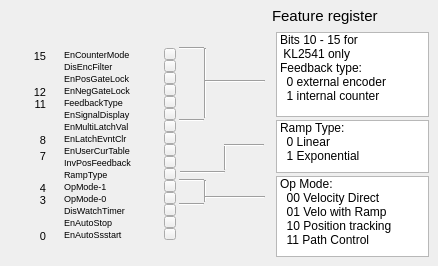
      <widget class="QWidget" name="feature1">
       <attribute name="title">
        <string>Feature 1</string>
       </attribute>
       <widget class="QELabel" name="qelabel_18">
        <property name="geometry">
         <rect>
          <x>12</x>
          <y>8</y>
          <width>73</width>
          <height>16</height>
         </rect>
        </property>
        <property name="font">
         <font>
          <pointsize>11</pointsize>
          <weight>75</weight>
          <bold>true</bold>
         </font>
        </property>
        <property name="variable" stdset="0">
         <string>$(P):LI:$(R):DATA.DESC</string>
        </property>
        <property name="variableSubstitutions" stdset="0">
         <string>P=CHA,R=2531-1-2</string>
        </property>
        <property name="displayAlarmState">
         <bool>false</bool>
        </property>
       </widget>
       <widget class="QEBitStatus" name="qebitstatus_4">
        <property name="geometry">
         <rect>
          <x>48</x>
          <y>48</y>
          <width>12</width>
          <height>192</height>
         </rect>
        </property>
        <property name="numberOfBits">
         <number>16</number>
        </property>
        <property name="Orientation">
         <enum>QBitStatus::LSB_On_Bottom</enum>
        </property>
        <property name="offColour">
         <color>
          <red>157</red>
          <green>171</green>
          <blue>193</blue>
         </color>
        </property>
        <property name="variable" stdset="0">
         <string>$(P):LI:$(R):RWE:FEAT</string>
        </property>
        <property name="variableSubstitutions" stdset="0">
         <string>P=CHA,R=2531-1-2</string>
        </property>
        <property name="displayAlarmState">
         <bool>false</bool>
        </property>
       </widget>
       <widget class="TButton" name="featTB_15">
        <property name="geometry">
         <rect>
          <x>164</x>
          <y>48</y>
          <width>12</width>
          <height>12</height>
         </rect>
        </property>
        <property name="text">
         <string/>
        </property>
        <property name="variable" stdset="0">
         <string>$(P):LO:SC:$(R):RWE:FEAT</string>
        </property>
        <property name="variableSubstitutions" stdset="0">
         <string>P=CHA,R=2531-1-2</string>
        </property>
        <property name="subscribe" stdset="0">
         <bool>true</bool>
        </property>
        <property name="AlarmEnable" stdset="0">
         <bool>false</bool>
        </property>
        <property name="showLabel" stdset="0">
         <bool>false</bool>
        </property>
        <property name="bitNumber" stdset="0">
         <UInt>15</UInt>
        </property>
       </widget>
       <widget class="TButton" name="featTB_14">
        <property name="geometry">
         <rect>
          <x>164</x>
          <y>60</y>
          <width>12</width>
          <height>12</height>
         </rect>
        </property>
        <property name="text">
         <string/>
        </property>
        <property name="variable" stdset="0">
         <string>$(P):LO:SC:$(R):RWE:FEAT</string>
        </property>
        <property name="variableSubstitutions" stdset="0">
         <string>P=CHA,R=2531-1-2</string>
        </property>
        <property name="subscribe" stdset="0">
         <bool>true</bool>
        </property>
        <property name="AlarmEnable" stdset="0">
         <bool>false</bool>
        </property>
        <property name="showLabel" stdset="0">
         <bool>false</bool>
        </property>
        <property name="bitNumber" stdset="0">
         <UInt>14</UInt>
        </property>
       </widget>
       <widget class="TButton" name="featTB_13">
        <property name="geometry">
         <rect>
          <x>164</x>
          <y>72</y>
          <width>12</width>
          <height>12</height>
         </rect>
        </property>
        <property name="text">
         <string/>
        </property>
        <property name="variable" stdset="0">
         <string>$(P):LO:SC:$(R):RWE:FEAT</string>
        </property>
        <property name="variableSubstitutions" stdset="0">
         <string>P=CHA,R=2531-1-2</string>
        </property>
        <property name="subscribe" stdset="0">
         <bool>true</bool>
        </property>
        <property name="AlarmEnable" stdset="0">
         <bool>false</bool>
        </property>
        <property name="showLabel" stdset="0">
         <bool>false</bool>
        </property>
        <property name="bitNumber" stdset="0">
         <UInt>13</UInt>
        </property>
       </widget>
       <widget class="TButton" name="featTB_12">
        <property name="geometry">
         <rect>
          <x>164</x>
          <y>84</y>
          <width>12</width>
          <height>12</height>
         </rect>
        </property>
        <property name="text">
         <string/>
        </property>
        <property name="variable" stdset="0">
         <string>$(P):LO:SC:$(R):RWE:FEAT</string>
        </property>
        <property name="variableSubstitutions" stdset="0">
         <string>P=CHA,R=2531-1-2</string>
        </property>
        <property name="subscribe" stdset="0">
         <bool>true</bool>
        </property>
        <property name="AlarmEnable" stdset="0">
         <bool>false</bool>
        </property>
        <property name="showLabel" stdset="0">
         <bool>false</bool>
        </property>
        <property name="bitNumber" stdset="0">
         <UInt>12</UInt>
        </property>
       </widget>
       <widget class="TButton" name="featTB_11">
        <property name="geometry">
         <rect>
          <x>164</x>
          <y>96</y>
          <width>12</width>
          <height>12</height>
         </rect>
        </property>
        <property name="text">
         <string/>
        </property>
        <property name="variable" stdset="0">
         <string>$(P):LO:SC:$(R):RWE:FEAT</string>
        </property>
        <property name="variableSubstitutions" stdset="0">
         <string>P=CHA,R=2531-1-2</string>
        </property>
        <property name="subscribe" stdset="0">
         <bool>true</bool>
        </property>
        <property name="AlarmEnable" stdset="0">
         <bool>false</bool>
        </property>
        <property name="showLabel" stdset="0">
         <bool>false</bool>
        </property>
        <property name="bitNumber" stdset="0">
         <UInt>11</UInt>
        </property>
       </widget>
       <widget class="TButton" name="featTB_10">
        <property name="geometry">
         <rect>
          <x>164</x>
          <y>108</y>
          <width>12</width>
          <height>12</height>
         </rect>
        </property>
        <property name="text">
         <string/>
        </property>
        <property name="variable" stdset="0">
         <string>$(P):LO:SC:$(R):RWE:FEAT</string>
        </property>
        <property name="variableSubstitutions" stdset="0">
         <string>P=CHA,R=2531-1-2</string>
        </property>
        <property name="subscribe" stdset="0">
         <bool>true</bool>
        </property>
        <property name="AlarmEnable" stdset="0">
         <bool>false</bool>
        </property>
        <property name="showLabel" stdset="0">
         <bool>false</bool>
        </property>
        <property name="bitNumber" stdset="0">
         <UInt>10</UInt>
        </property>
       </widget>
       <widget class="TButton" name="featTB_9">
        <property name="geometry">
         <rect>
          <x>164</x>
          <y>120</y>
          <width>12</width>
          <height>12</height>
         </rect>
        </property>
        <property name="text">
         <string/>
        </property>
        <property name="variable" stdset="0">
         <string>$(P):LO:SC:$(R):RWE:FEAT</string>
        </property>
        <property name="variableSubstitutions" stdset="0">
         <string>P=CHA,R=2531-1-2</string>
        </property>
        <property name="subscribe" stdset="0">
         <bool>true</bool>
        </property>
        <property name="AlarmEnable" stdset="0">
         <bool>false</bool>
        </property>
        <property name="showLabel" stdset="0">
         <bool>false</bool>
        </property>
        <property name="bitNumber" stdset="0">
         <UInt>9</UInt>
        </property>
       </widget>
       <widget class="TButton" name="featTB_8">
        <property name="geometry">
         <rect>
          <x>164</x>
          <y>132</y>
          <width>12</width>
          <height>12</height>
         </rect>
        </property>
        <property name="text">
         <string/>
        </property>
        <property name="variable" stdset="0">
         <string>$(P):LO:SC:$(R):RWE:FEAT</string>
        </property>
        <property name="variableSubstitutions" stdset="0">
         <string>P=CHA,R=2531-1-2</string>
        </property>
        <property name="subscribe" stdset="0">
         <bool>true</bool>
        </property>
        <property name="AlarmEnable" stdset="0">
         <bool>false</bool>
        </property>
        <property name="showLabel" stdset="0">
         <bool>false</bool>
        </property>
        <property name="bitNumber" stdset="0">
         <UInt>8</UInt>
        </property>
       </widget>
       <widget class="TButton" name="featTB_7">
        <property name="geometry">
         <rect>
          <x>164</x>
          <y>144</y>
          <width>12</width>
          <height>12</height>
         </rect>
        </property>
        <property name="text">
         <string/>
        </property>
        <property name="variable" stdset="0">
         <string>$(P):LO:SC:$(R):RWE:FEAT</string>
        </property>
        <property name="variableSubstitutions" stdset="0">
         <string>P=CHA,R=2531-1-2</string>
        </property>
        <property name="subscribe" stdset="0">
         <bool>true</bool>
        </property>
        <property name="AlarmEnable" stdset="0">
         <bool>false</bool>
        </property>
        <property name="showLabel" stdset="0">
         <bool>false</bool>
        </property>
        <property name="bitNumber" stdset="0">
         <UInt>7</UInt>
        </property>
       </widget>
       <widget class="TButton" name="featTB_6">
        <property name="geometry">
         <rect>
          <x>164</x>
          <y>156</y>
          <width>12</width>
          <height>12</height>
         </rect>
        </property>
        <property name="text">
         <string/>
        </property>
        <property name="variable" stdset="0">
         <string>$(P):LO:SC:$(R):RWE:FEAT</string>
        </property>
        <property name="variableSubstitutions" stdset="0">
         <string>P=CHA,R=2531-1-2</string>
        </property>
        <property name="subscribe" stdset="0">
         <bool>true</bool>
        </property>
        <property name="AlarmEnable" stdset="0">
         <bool>false</bool>
        </property>
        <property name="showLabel" stdset="0">
         <bool>false</bool>
        </property>
        <property name="bitNumber" stdset="0">
         <UInt>6</UInt>
        </property>
       </widget>
       <widget class="TButton" name="featTB_5">
        <property name="geometry">
         <rect>
          <x>164</x>
          <y>168</y>
          <width>12</width>
          <height>12</height>
         </rect>
        </property>
        <property name="text">
         <string/>
        </property>
        <property name="variable" stdset="0">
         <string>$(P):LO:SC:$(R):RWE:FEAT</string>
        </property>
        <property name="variableSubstitutions" stdset="0">
         <string>P=CHA,R=2531-1-2</string>
        </property>
        <property name="subscribe" stdset="0">
         <bool>true</bool>
        </property>
        <property name="AlarmEnable" stdset="0">
         <bool>false</bool>
        </property>
        <property name="showLabel" stdset="0">
         <bool>false</bool>
        </property>
        <property name="bitNumber" stdset="0">
         <UInt>5</UInt>
        </property>
       </widget>
       <widget class="TButton" name="featTB_4">
        <property name="geometry">
         <rect>
          <x>164</x>
          <y>180</y>
          <width>12</width>
          <height>12</height>
         </rect>
        </property>
        <property name="text">
         <string/>
        </property>
        <property name="variable" stdset="0">
         <string>$(P):LO:SC:$(R):RWE:FEAT</string>
        </property>
        <property name="variableSubstitutions" stdset="0">
         <string>P=CHA,R=2531-1-2</string>
        </property>
        <property name="subscribe" stdset="0">
         <bool>true</bool>
        </property>
        <property name="AlarmEnable" stdset="0">
         <bool>false</bool>
        </property>
        <property name="showLabel" stdset="0">
         <bool>false</bool>
        </property>
        <property name="bitNumber" stdset="0">
         <UInt>4</UInt>
        </property>
       </widget>
       <widget class="TButton" name="featTB_3">
        <property name="geometry">
         <rect>
          <x>164</x>
          <y>192</y>
          <width>12</width>
          <height>12</height>
         </rect>
        </property>
        <property name="text">
         <string/>
        </property>
        <property name="variable" stdset="0">
         <string>$(P):LO:SC:$(R):RWE:FEAT</string>
        </property>
        <property name="variableSubstitutions" stdset="0">
         <string>P=CHA,R=2531-1-2</string>
        </property>
        <property name="subscribe" stdset="0">
         <bool>true</bool>
        </property>
        <property name="AlarmEnable" stdset="0">
         <bool>false</bool>
        </property>
        <property name="showLabel" stdset="0">
         <bool>false</bool>
        </property>
        <property name="bitNumber" stdset="0">
         <UInt>3</UInt>
        </property>
       </widget>
       <widget class="TButton" name="featTB_2">
        <property name="geometry">
         <rect>
          <x>164</x>
          <y>204</y>
          <width>12</width>
          <height>12</height>
         </rect>
        </property>
        <property name="text">
         <string/>
        </property>
        <property name="variable" stdset="0">
         <string>$(P):LO:SC:$(R):RWE:FEAT</string>
        </property>
        <property name="variableSubstitutions" stdset="0">
         <string>P=CHA,R=2531-1-2</string>
        </property>
        <property name="subscribe" stdset="0">
         <bool>true</bool>
        </property>
        <property name="AlarmEnable" stdset="0">
         <bool>false</bool>
        </property>
        <property name="showLabel" stdset="0">
         <bool>false</bool>
        </property>
        <property name="bitNumber" stdset="0">
         <UInt>2</UInt>
        </property>
       </widget>
       <widget class="TButton" name="featTB_1">
        <property name="geometry">
         <rect>
          <x>164</x>
          <y>216</y>
          <width>12</width>
          <height>12</height>
         </rect>
        </property>
        <property name="text">
         <string/>
        </property>
        <property name="variable" stdset="0">
         <string>$(P):LO:SC:$(R):RWE:FEAT</string>
        </property>
        <property name="variableSubstitutions" stdset="0">
         <string>P=CHA,R=2531-1-2</string>
        </property>
        <property name="subscribe" stdset="0">
         <bool>true</bool>
        </property>
        <property name="AlarmEnable" stdset="0">
         <bool>false</bool>
        </property>
        <property name="showLabel" stdset="0">
         <bool>false</bool>
        </property>
        <property name="bitNumber" stdset="0">
         <UInt>1</UInt>
        </property>
       </widget>
       <widget class="TButton" name="featTB_0">
        <property name="geometry">
         <rect>
          <x>164</x>
          <y>228</y>
          <width>12</width>
          <height>12</height>
         </rect>
        </property>
        <property name="text">
         <string/>
        </property>
        <property name="variable" stdset="0">
         <string>$(P):LO:SC:$(R):RWE:FEAT</string>
        </property>
        <property name="variableSubstitutions" stdset="0">
         <string>P=CHA,R=2531-1-2</string>
        </property>
        <property name="subscribe" stdset="0">
         <bool>true</bool>
        </property>
        <property name="AlarmEnable" stdset="0">
         <bool>false</bool>
        </property>
        <property name="showLabel" stdset="0">
         <bool>false</bool>
        </property>
       </widget>
       <widget class="QLabel" name="label_33">
        <property name="geometry">
         <rect>
          <x>32</x>
          <y>230</y>
          <width>14</width>
          <height>12</height>
         </rect>
        </property>
        <property name="font">
         <font>
          <pointsize>8</pointsize>
         </font>
        </property>
        <property name="text">
         <string>0</string>
        </property>
        <property name="alignment">
         <set>Qt::AlignRight|Qt::AlignTrailing|Qt::AlignVCenter</set>
        </property>
       </widget>
       <widget class="QLabel" name="label_34">
        <property name="geometry">
         <rect>
          <x>32</x>
          <y>194</y>
          <width>14</width>
          <height>12</height>
         </rect>
        </property>
        <property name="font">
         <font>
          <pointsize>8</pointsize>
         </font>
        </property>
        <property name="text">
         <string>3</string>
        </property>
        <property name="alignment">
         <set>Qt::AlignRight|Qt::AlignTrailing|Qt::AlignVCenter</set>
        </property>
       </widget>
       <widget class="QLabel" name="label_35">
        <property name="geometry">
         <rect>
          <x>32</x>
          <y>182</y>
          <width>14</width>
          <height>12</height>
         </rect>
        </property>
        <property name="font">
         <font>
          <pointsize>8</pointsize>
         </font>
        </property>
        <property name="text">
         <string>4</string>
        </property>
        <property name="alignment">
         <set>Qt::AlignRight|Qt::AlignTrailing|Qt::AlignVCenter</set>
        </property>
       </widget>
       <widget class="QLabel" name="label_36">
        <property name="geometry">
         <rect>
          <x>32</x>
          <y>150</y>
          <width>14</width>
          <height>12</height>
         </rect>
        </property>
        <property name="font">
         <font>
          <pointsize>8</pointsize>
         </font>
        </property>
        <property name="text">
         <string>7</string>
        </property>
        <property name="alignment">
         <set>Qt::AlignRight|Qt::AlignTrailing|Qt::AlignVCenter</set>
        </property>
       </widget>
       <widget class="QLabel" name="label_37">
        <property name="geometry">
         <rect>
          <x>32</x>
          <y>134</y>
          <width>14</width>
          <height>12</height>
         </rect>
        </property>
        <property name="font">
         <font>
          <pointsize>8</pointsize>
         </font>
        </property>
        <property name="text">
         <string>8</string>
        </property>
        <property name="alignment">
         <set>Qt::AlignRight|Qt::AlignTrailing|Qt::AlignVCenter</set>
        </property>
       </widget>
       <widget class="QLabel" name="label_38">
        <property name="geometry">
         <rect>
          <x>32</x>
          <y>98</y>
          <width>14</width>
          <height>12</height>
         </rect>
        </property>
        <property name="font">
         <font>
          <pointsize>8</pointsize>
         </font>
        </property>
        <property name="text">
         <string>11</string>
        </property>
        <property name="alignment">
         <set>Qt::AlignRight|Qt::AlignTrailing|Qt::AlignVCenter</set>
        </property>
       </widget>
       <widget class="QLabel" name="label_39">
        <property name="geometry">
         <rect>
          <x>32</x>
          <y>86</y>
          <width>14</width>
          <height>12</height>
         </rect>
        </property>
        <property name="font">
         <font>
          <pointsize>8</pointsize>
         </font>
        </property>
        <property name="text">
         <string>12</string>
        </property>
        <property name="alignment">
         <set>Qt::AlignRight|Qt::AlignTrailing|Qt::AlignVCenter</set>
        </property>
       </widget>
       <widget class="QLabel" name="label_40">
        <property name="geometry">
         <rect>
          <x>32</x>
          <y>50</y>
          <width>14</width>
          <height>12</height>
         </rect>
        </property>
        <property name="font">
         <font>
          <pointsize>8</pointsize>
         </font>
        </property>
        <property name="text">
         <string>15</string>
        </property>
        <property name="alignment">
         <set>Qt::AlignRight|Qt::AlignTrailing|Qt::AlignVCenter</set>
        </property>
       </widget>
       <widget class="QLabel" name="label_41">
        <property name="geometry">
         <rect>
          <x>272</x>
          <y>8</y>
          <width>125</width>
          <height>16</height>
         </rect>
        </property>
        <property name="font">
         <font>
          <pointsize>11</pointsize>
         </font>
        </property>
        <property name="text">
         <string>Feature register</string>
        </property>
       </widget>
       <widget class="QLabel" name="label_42">
        <property name="geometry">
         <rect>
          <x>64</x>
          <y>202</y>
          <width>77</width>
          <height>16</height>
         </rect>
        </property>
        <property name="font">
         <font>
          <pointsize>7</pointsize>
         </font>
        </property>
        <property name="text">
         <string>DisWatchTimer</string>
        </property>
       </widget>
       <widget class="QLabel" name="label_43">
        <property name="geometry">
         <rect>
          <x>64</x>
          <y>214</y>
          <width>77</width>
          <height>16</height>
         </rect>
        </property>
        <property name="font">
         <font>
          <pointsize>7</pointsize>
         </font>
        </property>
        <property name="text">
         <string>EnAutoStop</string>
        </property>
       </widget>
       <widget class="QLabel" name="label_44">
        <property name="geometry">
         <rect>
          <x>64</x>
          <y>226</y>
          <width>77</width>
          <height>16</height>
         </rect>
        </property>
        <property name="font">
         <font>
          <pointsize>7</pointsize>
         </font>
        </property>
        <property name="text">
         <string>EnAutoSsstart</string>
        </property>
       </widget>
       <widget class="QLabel" name="label_45">
        <property name="geometry">
         <rect>
          <x>64</x>
          <y>46</y>
          <width>77</width>
          <height>16</height>
         </rect>
        </property>
        <property name="font">
         <font>
          <pointsize>7</pointsize>
         </font>
        </property>
        <property name="text">
         <string>EnCounterMode</string>
        </property>
       </widget>
       <widget class="QLabel" name="label_46">
        <property name="geometry">
         <rect>
          <x>64</x>
          <y>58</y>
          <width>77</width>
          <height>16</height>
         </rect>
        </property>
        <property name="font">
         <font>
          <pointsize>7</pointsize>
         </font>
        </property>
        <property name="text">
         <string>DisEncFilter</string>
        </property>
       </widget>
       <widget class="QLabel" name="label_52">
        <property name="geometry">
         <rect>
          <x>64</x>
          <y>70</y>
          <width>77</width>
          <height>16</height>
         </rect>
        </property>
        <property name="font">
         <font>
          <pointsize>7</pointsize>
         </font>
        </property>
        <property name="text">
         <string>EnPosGateLock</string>
        </property>
       </widget>
       <widget class="QLabel" name="label_53">
        <property name="geometry">
         <rect>
          <x>64</x>
          <y>82</y>
          <width>77</width>
          <height>16</height>
         </rect>
        </property>
        <property name="font">
         <font>
          <pointsize>7</pointsize>
         </font>
        </property>
        <property name="text">
         <string>EnNegGateLock</string>
        </property>
       </widget>
       <widget class="QLabel" name="label_54">
        <property name="geometry">
         <rect>
          <x>64</x>
          <y>94</y>
          <width>77</width>
          <height>16</height>
         </rect>
        </property>
        <property name="font">
         <font>
          <pointsize>7</pointsize>
         </font>
        </property>
        <property name="text">
         <string>FeedbackType</string>
        </property>
       </widget>
       <widget class="QLabel" name="label_55">
        <property name="geometry">
         <rect>
          <x>64</x>
          <y>106</y>
          <width>77</width>
          <height>16</height>
         </rect>
        </property>
        <property name="font">
         <font>
          <pointsize>7</pointsize>
         </font>
        </property>
        <property name="text">
         <string>EnSignalDisplay</string>
        </property>
       </widget>
       <widget class="QLabel" name="label_56">
        <property name="geometry">
         <rect>
          <x>64</x>
          <y>118</y>
          <width>77</width>
          <height>16</height>
         </rect>
        </property>
        <property name="font">
         <font>
          <pointsize>7</pointsize>
         </font>
        </property>
        <property name="text">
         <string>EnMultiLatchVal</string>
        </property>
       </widget>
       <widget class="QLabel" name="label_57">
        <property name="geometry">
         <rect>
          <x>64</x>
          <y>132</y>
          <width>81</width>
          <height>13</height>
         </rect>
        </property>
        <property name="font">
         <font>
          <pointsize>7</pointsize>
         </font>
        </property>
        <property name="text">
         <string>EnLatchEvntClr</string>
        </property>
       </widget>
       <widget class="QLabel" name="label_58">
        <property name="geometry">
         <rect>
          <x>64</x>
          <y>142</y>
          <width>77</width>
          <height>16</height>
         </rect>
        </property>
        <property name="font">
         <font>
          <pointsize>7</pointsize>
         </font>
        </property>
        <property name="text">
         <string>EnUserCurTable</string>
        </property>
       </widget>
       <widget class="QLabel" name="label_59">
        <property name="geometry">
         <rect>
          <x>64</x>
          <y>154</y>
          <width>77</width>
          <height>16</height>
         </rect>
        </property>
        <property name="font">
         <font>
          <pointsize>7</pointsize>
         </font>
        </property>
        <property name="text">
         <string>InvPosFeedback</string>
        </property>
       </widget>
       <widget class="QLabel" name="label_60">
        <property name="geometry">
         <rect>
          <x>64</x>
          <y>166</y>
          <width>77</width>
          <height>16</height>
         </rect>
        </property>
        <property name="font">
         <font>
          <pointsize>7</pointsize>
         </font>
        </property>
        <property name="text">
         <string>RampType</string>
        </property>
       </widget>
       <widget class="QLabel" name="label_61">
        <property name="geometry">
         <rect>
          <x>64</x>
          <y>178</y>
          <width>77</width>
          <height>16</height>
         </rect>
        </property>
        <property name="font">
         <font>
          <pointsize>7</pointsize>
         </font>
        </property>
        <property name="text">
         <string>OpMode-1</string>
        </property>
       </widget>
       <widget class="QLabel" name="label_62">
        <property name="geometry">
         <rect>
          <x>64</x>
          <y>190</y>
          <width>77</width>
          <height>16</height>
         </rect>
        </property>
        <property name="font">
         <font>
          <pointsize>7</pointsize>
         </font>
        </property>
        <property name="text">
         <string>OpMode-0</string>
        </property>
       </widget>
       <widget class="QListWidget" name="listWidget">
        <property name="geometry">
         <rect>
          <x>276</x>
          <y>32</y>
          <width>153</width>
          <height>85</height>
         </rect>
        </property>
        <item>
         <property name="text">
          <string>Bits 10 - 15 for</string>
         </property>
        </item>
        <item>
         <property name="text">
          <string> KL2541 only</string>
         </property>
        </item>
        <item>
         <property name="text">
          <string>Feedback type:</string>
         </property>
        </item>
        <item>
         <property name="text">
          <string>  0 external encoder</string>
         </property>
        </item>
        <item>
         <property name="text">
          <string>  1 internal counter</string>
         </property>
        </item>
       </widget>
       <widget class="QListWidget" name="listWidget_2">
        <property name="geometry">
         <rect>
          <x>276</x>
          <y>120</y>
          <width>153</width>
          <height>53</height>
         </rect>
        </property>
        <item>
         <property name="text">
          <string>Ramp Type:</string>
         </property>
        </item>
        <item>
         <property name="text">
          <string>  0 Linear</string>
         </property>
        </item>
        <item>
         <property name="text">
          <string>  1 Exponential</string>
         </property>
        </item>
       </widget>
       <widget class="QListWidget" name="listWidget_3">
        <property name="geometry">
         <rect>
          <x>276</x>
          <y>176</y>
          <width>153</width>
          <height>81</height>
         </rect>
        </property>
        <item>
         <property name="text">
          <string>Op Mode:</string>
         </property>
        </item>
        <item>
         <property name="text">
          <string>  00 Velocity Direct</string>
         </property>
        </item>
        <item>
         <property name="text">
          <string>  01 Velo with Ramp</string>
         </property>
        </item>
        <item>
         <property name="text">
          <string>  10 Position tracking</string>
         </property>
        </item>
        <item>
         <property name="text">
          <string>  11 Path Control</string>
         </property>
        </item>
       </widget>
       <widget class="Line" name="line_2">
        <property name="geometry">
         <rect>
          <x>179</x>
          <y>196</y>
          <width>25</width>
          <height>16</height>
         </rect>
        </property>
        <property name="orientation">
         <enum>Qt::Horizontal</enum>
        </property>
       </widget>
       <widget class="Line" name="line_3">
        <property name="geometry">
         <rect>
          <x>179</x>
          <y>172</y>
          <width>25</width>
          <height>16</height>
         </rect>
        </property>
        <property name="orientation">
         <enum>Qt::Horizontal</enum>
        </property>
       </widget>
       <widget class="Line" name="line_4">
        <property name="geometry">
         <rect>
          <x>179</x>
          <y>112</y>
          <width>25</width>
          <height>16</height>
         </rect>
        </property>
        <property name="orientation">
         <enum>Qt::Horizontal</enum>
        </property>
       </widget>
       <widget class="Line" name="line_5">
        <property name="geometry">
         <rect>
          <x>179</x>
          <y>40</y>
          <width>25</width>
          <height>16</height>
         </rect>
        </property>
        <property name="orientation">
         <enum>Qt::Horizontal</enum>
        </property>
       </widget>
       <widget class="Line" name="line_6">
        <property name="geometry">
         <rect>
          <x>204</x>
          <y>48</y>
          <width>3</width>
          <height>70</height>
         </rect>
        </property>
        <property name="orientation">
         <enum>Qt::Vertical</enum>
        </property>
       </widget>
       <widget class="Line" name="line_7">
        <property name="geometry">
         <rect>
          <x>180</x>
          <y>164</y>
          <width>45</width>
          <height>16</height>
         </rect>
        </property>
        <property name="orientation">
         <enum>Qt::Horizontal</enum>
        </property>
       </widget>
       <widget class="Line" name="line_8">
        <property name="geometry">
         <rect>
          <x>224</x>
          <y>144</y>
          <width>3</width>
          <height>26</height>
         </rect>
        </property>
        <property name="orientation">
         <enum>Qt::Vertical</enum>
        </property>
       </widget>
       <widget class="Line" name="line_9">
        <property name="geometry">
         <rect>
          <x>204</x>
          <y>180</y>
          <width>3</width>
          <height>22</height>
         </rect>
        </property>
        <property name="orientation">
         <enum>Qt::Vertical</enum>
        </property>
       </widget>
       <widget class="Line" name="line_10">
        <property name="geometry">
         <rect>
          <x>205</x>
          <y>80</y>
          <width>60</width>
          <height>3</height>
         </rect>
        </property>
        <property name="orientation">
         <enum>Qt::Horizontal</enum>
        </property>
       </widget>
       <widget class="Line" name="line_11">
        <property name="geometry">
         <rect>
          <x>224</x>
          <y>144</y>
          <width>40</width>
          <height>3</height>
         </rect>
        </property>
        <property name="orientation">
         <enum>Qt::Horizontal</enum>
        </property>
       </widget>
       <widget class="Line" name="line_12">
        <property name="geometry">
         <rect>
          <x>205</x>
          <y>196</y>
          <width>60</width>
          <height>3</height>
         </rect>
        </property>
        <property name="orientation">
         <enum>Qt::Horizontal</enum>
        </property>
       </widget>
      </widget>
